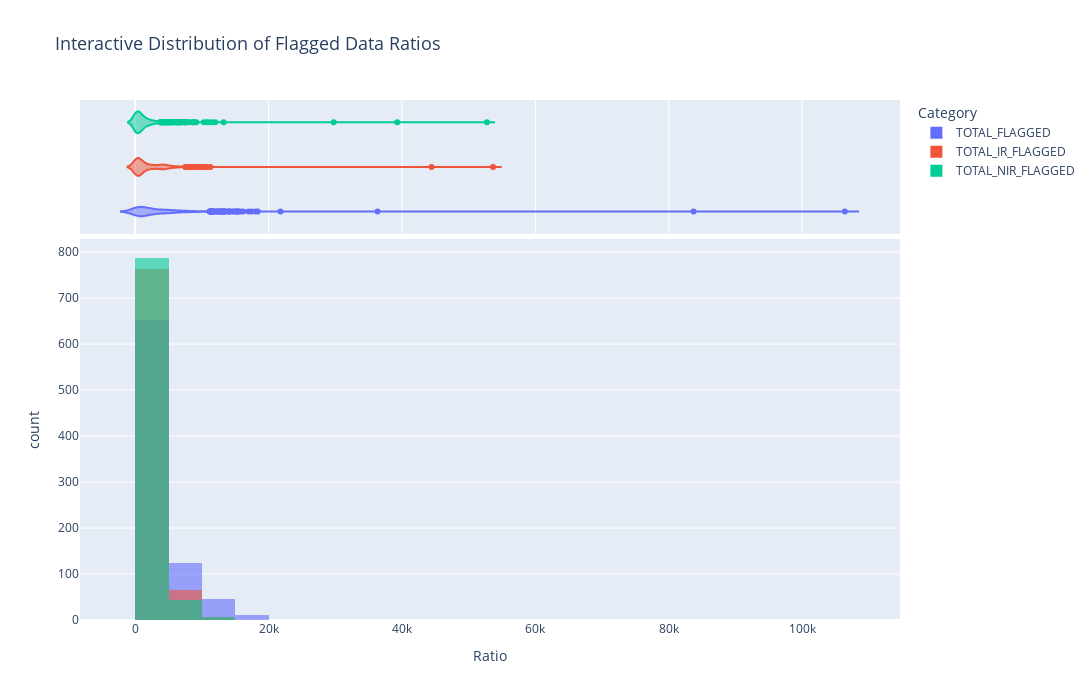

Notebook cell for this chart:
### Code cell
import pandas as pd
import plotly.express as px

# Load the CSV file
file_path = "merged_seasonal_flagging_dvrt_data_840_stations_results_20250409.csv"  # Update the path if needed
df = pd.read_csv(file_path)

# Define columns to plot
columns_to_plot = ["TOTAL_FLAGGED", "TOTAL_IR_FLAGGED", "TOTAL_NIR_FLAGGED"]

# Melt DataFrame to long format for Plotly
df_long = df[columns_to_plot].melt(var_name="Category", value_name="Ratio")

# Create interactive histogram with density estimation (KDE)
fig = px.histogram(
    df_long, 
    x="Ratio", 
    color="Category", 
    marginal="violin",  # Adds density plot on the side
    opacity=0.6, 
    barmode="overlay",  # Overlay bars for better comparison
    nbins=30,  
    title="Interactive Distribution of Flagged Data Ratios"
)

fig.update_layout(
    width=1200,  # Increase width
    height=700,  # Increase height
    title_font_size=18,
    xaxis_title_font_size=14,
    yaxis_title_font_size=14
)
fig.show()

### Figure 1 — Plotly figure (JSON) as saved in the notebook; plotly's stock layout.template omitted (floating-point values rounded to 4 significant figures; data arrays with more than 128 entries replaced by an {"elided": "..."} marker saying what was removed)
{"data": [{"alignmentgroup": "True", "bingroup": "x", "hovertemplate": "Category=TOTAL_FLAGGED<br>Ratio=%{x}<br>count=%{y}<extra></extra>", "legendgroup": "TOTAL_FLAGGED", "marker": {"color": "#636efa", "opacity": 0.6, "pattern": {"shape": ""}}, "name": "TOTAL_FLAGGED", "nbinsx": 30, "offsetgroup": "TOTAL_FLAGGED", "orientation": "v", "showlegend": true, "type": "histogram", "x": {"elided": "839 int values"}, "xaxis": "x", "yaxis": "y"}, {"alignmentgroup": "True", "hovertemplate": "Category=TOTAL_FLAGGED<br>Ratio=%{x}<extra></extra>", "legendgroup": "TOTAL_FLAGGED", "marker": {"color": "#636efa"}, "name": "TOTAL_FLAGGED", "offsetgroup": "TOTAL_FLAGGED", "scalegroup": "x", "showlegend": false, "type": "violin", "x": {"elided": "839 int values"}, "xaxis": "x2", "yaxis": "y2"}, {"alignmentgroup": "True", "bingroup": "x", "hovertemplate": "Category=TOTAL_IR_FLAGGED<br>Ratio=%{x}<br>count=%{y}<extra></extra>", "legendgroup": "TOTAL_IR_FLAGGED", "marker": {"color": "#EF553B", "opacity": 0.6, "pattern": {"shape": ""}}, "name": "TOTAL_IR_FLAGGED", "nbinsx": 30, "offsetgroup": "TOTAL_IR_FLAGGED", "orientation": "v", "showlegend": true, "type": "histogram", "x": {"elided": "839 int values"}, "xaxis": "x", "yaxis": "y"}, {"alignmentgroup": "True", "hovertemplate": "Category=TOTAL_IR_FLAGGED<br>Ratio=%{x}<extra></extra>", "legendgroup": "TOTAL_IR_FLAGGED", "marker": {"color": "#EF553B"}, "name": "TOTAL_IR_FLAGGED", "offsetgroup": "TOTAL_IR_FLAGGED", "scalegroup": "x", "showlegend": false, "type": "violin", "x": {"elided": "839 int values"}, "xaxis": "x2", "yaxis": "y2"}, {"alignmentgroup": "True", "bingroup": "x", "hovertemplate": "Category=TOTAL_NIR_FLAGGED<br>Ratio=%{x}<br>count=%{y}<extra></extra>", "legendgroup": "TOTAL_NIR_FLAGGED", "marker": {"color": "#00cc96", "opacity": 0.6, "pattern": {"shape": ""}}, "name": "TOTAL_NIR_FLAGGED", "nbinsx": 30, "offsetgroup": "TOTAL_NIR_FLAGGED", "orientation": "v", "showlegend": true, "type": "histogram", "x": {"elided": "839 int values"}, "xaxis": "x", "yaxis": "y"}, {"alignmentgroup": "True", "hovertemplate": "Category=TOTAL_NIR_FLAGGED<br>Ratio=%{x}<extra></extra>", "legendgroup": "TOTAL_NIR_FLAGGED", "marker": {"color": "#00cc96"}, "name": "TOTAL_NIR_FLAGGED", "offsetgroup": "TOTAL_NIR_FLAGGED", "scalegroup": "x", "showlegend": false, "type": "violin", "x": {"elided": "839 int values"}, "xaxis": "x2", "yaxis": "y2"}], "layout": {"barmode": "overlay", "height": 700, "legend": {"title": {"text": "Category"}, "tracegroupgap": 0}, "title": {"font": {"size": 18}, "text": "Interactive Distribution of Flagged Data Ratios"}, "width": 1200, "xaxis": {"anchor": "y", "autorange": true, "domain": [0, 1], "range": [-8275.0, 114700.0], "title": {"font": {"size": 14}, "text": "Ratio"}, "type": "linear"}, "xaxis2": {"anchor": "y2", "autorange": true, "domain": [0, 1], "matches": "x", "range": [-8275.0, 114700.0], "showgrid": true, "showticklabels": false, "type": "linear"}, "yaxis": {"anchor": "x", "autorange": true, "domain": [0, 0.7326], "range": [0, 828.4], "title": {"font": {"size": 14}, "text": "count"}}, "yaxis2": {"anchor": "x2", "autorange": true, "domain": [0.7426, 1], "matches": "y2", "range": [-0.5, 2.5], "showgrid": false, "showline": false, "showticklabels": false, "ticks": "", "type": "category"}}}
